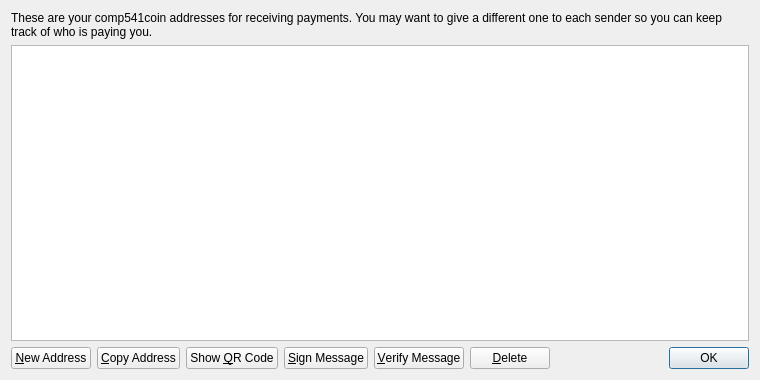
<?xml version="1.0" encoding="UTF-8"?>
<ui version="4.0">
 <class>AddressBookPage</class>
 <widget class="QWidget" name="AddressBookPage">
  <property name="geometry">
   <rect>
    <x>0</x>
    <y>0</y>
    <width>760</width>
    <height>380</height>
   </rect>
  </property>
  <property name="windowTitle">
   <string>Address Book</string>
  </property>
  <layout class="QVBoxLayout" name="verticalLayout">
   <item>
    <widget class="QLabel" name="labelExplanation">
     <property name="text">
      <string>These are your comp541coin addresses for receiving payments. You may want to give a different one to each sender so you can keep track of who is paying you.</string>
     </property>
     <property name="textFormat">
      <enum>Qt::PlainText</enum>
     </property>
     <property name="wordWrap">
      <bool>true</bool>
     </property>
    </widget>
   </item>
   <item>
    <widget class="QTableView" name="tableView">
     <property name="contextMenuPolicy">
      <enum>Qt::CustomContextMenu</enum>
     </property>
     <property name="toolTip">
      <string>Double-click to edit address or label</string>
     </property>
     <property name="tabKeyNavigation">
      <bool>false</bool>
     </property>
     <property name="alternatingRowColors">
      <bool>true</bool>
     </property>
     <property name="selectionMode">
      <enum>QAbstractItemView::SingleSelection</enum>
     </property>
     <property name="selectionBehavior">
      <enum>QAbstractItemView::SelectRows</enum>
     </property>
     <property name="sortingEnabled">
      <bool>true</bool>
     </property>
     <attribute name="verticalHeaderVisible">
      <bool>false</bool>
     </attribute>
    </widget>
   </item>
   <item>
    <layout class="QHBoxLayout" name="horizontalLayout">
     <item>
      <widget class="QPushButton" name="newAddressButton">
       <property name="toolTip">
        <string>Create a new address</string>
       </property>
       <property name="text">
        <string>&amp;New Address</string>
       </property>
       <property name="icon">
        <iconset resource="../bitcoin.qrc">
         <normaloff>:/icons/add</normaloff>:/icons/add</iconset>
       </property>
      </widget>
     </item>
     <item>
      <widget class="QPushButton" name="copyToClipboard">
       <property name="toolTip">
        <string>Copy the currently selected address to the system clipboard</string>
       </property>
       <property name="text">
        <string>&amp;Copy Address</string>
       </property>
       <property name="icon">
        <iconset resource="../bitcoin.qrc">
         <normaloff>:/icons/editcopy</normaloff>:/icons/editcopy</iconset>
       </property>
      </widget>
     </item>
     <item>
      <widget class="QPushButton" name="showQRCode">
       <property name="text">
        <string>Show &amp;QR Code</string>
       </property>
       <property name="icon">
        <iconset resource="../bitcoin.qrc">
         <normaloff>:/icons/qrcode</normaloff>:/icons/qrcode</iconset>
       </property>
      </widget>
     </item>
     <item>
      <widget class="QPushButton" name="signMessage">
       <property name="toolTip">
        <string>Sign a message to prove you own a Bitcoin address</string>
       </property>
       <property name="text">
        <string>&amp;Sign Message</string>
       </property>
       <property name="icon">
        <iconset resource="../bitcoin.qrc">
         <normaloff>:/icons/edit</normaloff>:/icons/edit</iconset>
       </property>
      </widget>
     </item>
     <item>
      <widget class="QPushButton" name="verifyMessage">
       <property name="toolTip">
        <string>Verify a message to ensure it was signed with a specified Bitcoin address</string>
       </property>
       <property name="text">
        <string>&amp;Verify Message</string>
       </property>
       <property name="icon">
        <iconset resource="../bitcoin.qrc">
         <normaloff>:/icons/transaction_0</normaloff>:/icons/transaction_0</iconset>
       </property>
      </widget>
     </item>
     <item>
      <widget class="QPushButton" name="deleteButton">
       <property name="toolTip">
        <string>Delete the currently selected address from the list. Only sending addresses can be deleted.</string>
       </property>
       <property name="text">
        <string>&amp;Delete</string>
       </property>
       <property name="icon">
        <iconset resource="../bitcoin.qrc">
         <normaloff>:/icons/remove</normaloff>:/icons/remove</iconset>
       </property>
      </widget>
     </item>
     <item>
      <spacer name="horizontalSpacer">
       <property name="orientation">
        <enum>Qt::Horizontal</enum>
       </property>
       <property name="sizeHint" stdset="0">
        <size>
         <width>40</width>
         <height>20</height>
        </size>
       </property>
      </spacer>
     </item>
     <item>
      <widget class="QDialogButtonBox" name="buttonBox">
       <property name="sizePolicy">
        <sizepolicy hsizetype="Maximum" vsizetype="Fixed">
         <horstretch>0</horstretch>
         <verstretch>0</verstretch>
        </sizepolicy>
       </property>
       <property name="standardButtons">
        <set>QDialogButtonBox::Ok</set>
       </property>
      </widget>
     </item>
    </layout>
   </item>
  </layout>
 </widget>
 <resources>
  <include location="../bitcoin.qrc"/>
 </resources>
 <connections/>
</ui>
